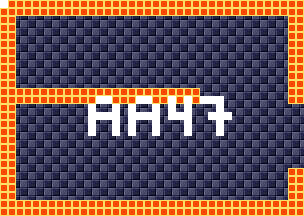

A level layout from a 2D game, rendered from its tile map. Below: a short description, then the map file with tile-grid data replaced by summaries:
An orthogonal 38x27 tile map with 8x8 px tiles, 4 tile layers (background, foreground, room numbers, Objects), 10 tilesets.

<map version="1.5" tiledversion="1.7.1" orientation="orthogonal" renderorder="right-down" width="38" height="27" tilewidth="8" tileheight="8" infinite="0" nextlayerid="11" nextobjectid="1">
 <tileset firstgid="1" source="tilesheets/tsKarniMata.tsx" />
 <tileset firstgid="1025" source="tilesheets/tsVoodooWasp.tsx" />
 <tileset firstgid="2049" source="tilesheets/tsGoddess.tsx" />
 <tileset firstgid="3073" source="tilesheets/tsKonark.tsx" />
 <tileset firstgid="4097" name="sEnemies" tilewidth="8" tileheight="8" tilecount="1024" columns="32">
  <image source="../grapx/tilesheets/sKarniMata.bmp" trans="ff94ff" width="256" height="256" />
 </tileset>
 <tileset firstgid="5121" source="tilesheets/tsIceTemple.tsx" />
 <tileset firstgid="6145" source="tilesheets/sTiwanakuTemple.tsx" />
 <tileset firstgid="7169" source="tilesheets/sIndraTemple.tsx" />
 <tileset firstgid="8193" source="tilesheets/sTeleport.tsx" />
 <tileset firstgid="9217" source="tilesheets/sObjects.tsx" />
 <layer id="2" name="background" width="38" height="27">
  <data>[1026 cells, 1026 non-empty, 2 distinct tile ids]</data>
 </layer>
 <layer id="1" name="foreground" width="38" height="27">
  <data>[1026 cells, 274 non-empty, 1 distinct tile ids]</data>
 </layer>
 <layer id="7" name="room numbers" width="38" height="27">
  <data>[1026 cells, 43 non-empty, 1 distinct tile ids]</data>
 </layer>
 <layer id="10" name="Objects" width="38" height="27">
  <data>[1026 cells, 0 non-empty, 0 distinct tile ids]</data>
 </layer>
</map>
